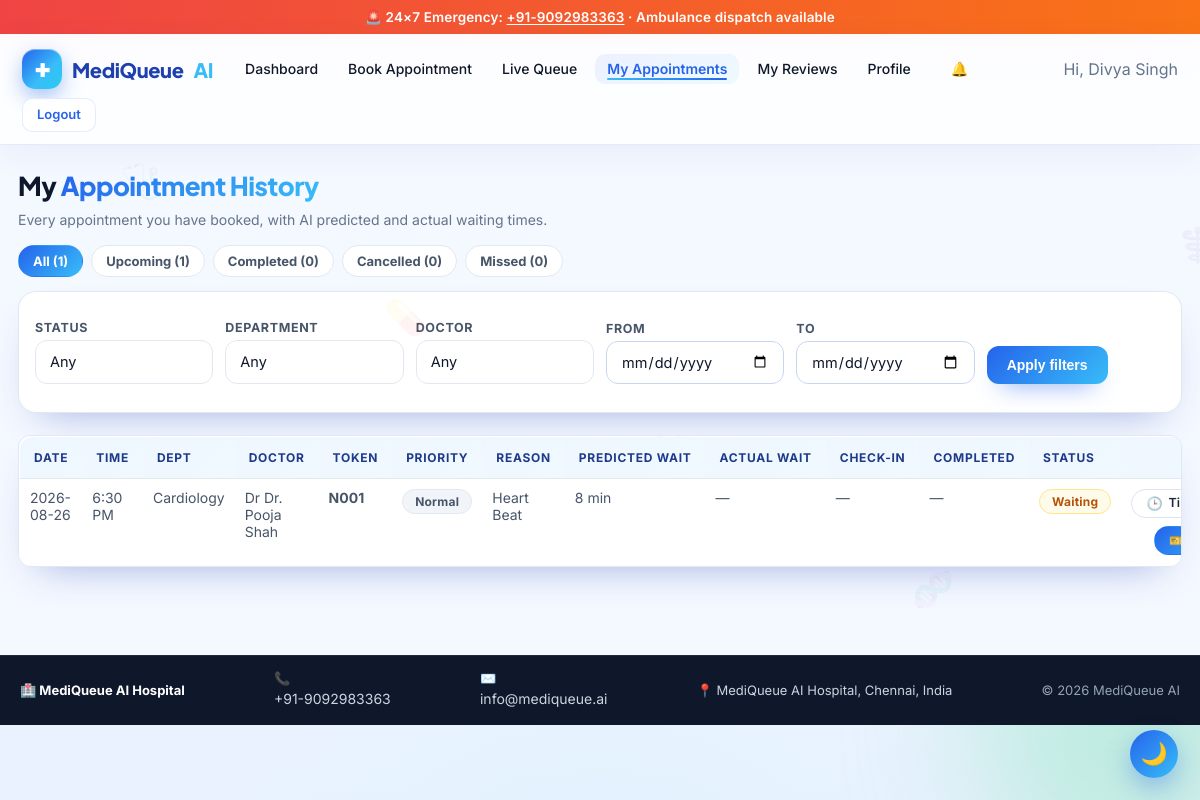
The page /patient/history (signed in) on the database its author committed.
### tables this page shows
CREATE TABLE appointments(
            id INTEGER PRIMARY KEY,
            queue_no TEXT,
            patient_id INTEGER, doctor_id INTEGER,
            department TEXT, reason TEXT, priority TEXT,
            appt_date TEXT, predicted_time TEXT,
            actual_start TEXT, actual_end TEXT,
            status TEXT DEFAULT 'Waiting',
            consult_minutes INTEGER,
            delay_minutes INTEGER DEFAULT 0,
            prescription TEXT, notes TEXT,
            reminder_sent INTEGER DEFAULT 0,
            created_at TEXT, emergency_reason TEXT, emergency_symptoms TEXT, emergency_verified INTEGER DEFAULT 0, verified_by TEXT, verified_at TEXT, emergency_status TEXT, predicted_wait_time INTEGER, delay_reason TEXT, delayed_by TEXT, delayed_at TEXT, patient_responded INTEGER DEFAULT 0, is_reappointment INTEGER DEFAULT 0, cancel_reason TEXT, slot_time TEXT, auto_cancelled INTEGER DEFAULT 0, feedback_submitted INTEGER DEFAULT 0, qr_token TEXT, action_token TEXT, appt_time TEXT, checkin_status TEXT DEFAULT 'Booked', consult_start_time TEXT, consult_end_time TEXT, consult_started_by TEXT, consult_ended_by TEXT, checkin_time TEXT, checked_in_by TEXT, actual_wait_minutes INTEGER,
            FOREIGN KEY(patient_id) REFERENCES patients(id),
            FOREIGN KEY(doctor_id)  REFERENCES doctors(id));

CREATE TABLE doctors(
            id INTEGER PRIMARY KEY,
            doc_code TEXT UNIQUE,
            name TEXT, department TEXT, qualification TEXT,
            experience INTEGER, specialization TEXT,
            fee INTEGER, avg_time INTEGER,
            available INTEGER DEFAULT 1,
            photo TEXT,
            username TEXT UNIQUE, password TEXT);

CREATE TABLE app_settings(
        key TEXT PRIMARY KEY,
        value TEXT
    );

### backend/core/routes.py (the view)
    @app.route("/patient/history")
    @role_required("patient")
    def patient_history():
        pid = session["uid"]
        f_status = (request.args.get("status") or "").strip()
        f_dept   = (request.args.get("dept") or "").strip()
        f_doctor = (request.args.get("doctor") or "").strip()
        f_from   = (request.args.get("from") or "").strip()
        f_to     = (request.args.get("to") or "").strip()
        sql = ["""SELECT a.*, d.name AS dname, d.department AS ddept
                  FROM appointments a JOIN doctors d ON d.id=a.doctor_id
                  WHERE a.patient_id=?"""]
        params = [pid]
        if f_status == "Upcoming":
            sql.append("AND a.status IN('Waiting','InProgress','Emergency-PendingVerification')")
        elif f_status:
            sql.append("AND a.status=?"); params.append(f_status)
        if f_dept:
            sql.append("AND a.department=?"); params.append(f_dept)
        if f_doctor:
            sql.append("AND a.doctor_id=?"); params.append(int(f_doctor))
        if f_from:
            sql.append("AND a.appt_date>=?"); params.append(f_from)
        if f_to:
            sql.append("AND a.appt_date<=?"); params.append(f_to)
        sql.append("ORDER BY a.appt_date DESC, a.id DESC")
        rows = query(" ".join(sql), tuple(params))
        counts = {
            "all": len(rows),
            "upcoming":  sum(1 for r in rows if r["status"] in ("Waiting","InProgress","Emergency-PendingVerification")),
            "completed": sum(1 for r in rows if r["status"] == "Completed"),
            "cancelled": sum(1 for r in rows if r["status"] == "Cancelled"),
            "missed":    sum(1 for r in rows if r["status"] == "Missed"),
            "reappointed": sum(1 for r in rows if (r["is_reappointment"] or 0)),
        }
        my_docs = query("""SELECT DISTINCT d.id, d.name FROM appointments a
                           JOIN doctors d ON d.id=a.doctor_id
                           WHERE a.patient_id=? ORDER BY d.name""", (pid,))
        my_depts = query("""SELECT DISTINCT department FROM appointments
                            WHERE patient_id=? AND department IS NOT NULL
                            ORDER BY department""", (pid,))
        return render_template("patient_history.html", rows=rows, counts=counts,
                               my_docs=my_docs, my_depts=my_depts,
                               f={"status": f_status, "dept": f_dept, "doctor": f_doctor,
                                  "from": f_from, "to": f_to})

### frontend/templates/patient_history.html (shortened to what this page needs)
{% extends "base.html" %}
{% block content %}
<div class="mq-wrap">
  <h1 class="mq-title">My <span class="accent">Appointment History</span></h1>
  <p class="mq-sub">Every appointment you have booked, with AI predicted and actual waiting times.</p>
  <div class="mq-chiprow">
    <a class="mq-chip {{ 'active' if not f.status }}" href="/patient/history">All ({{ counts.all }})</a>
    <a class="mq-chip {{ 'active' if f.status=='Upcoming' }}" href="/patient/history?status=Upcoming">Upcoming ({{ counts.upcoming }})</a>
    <a class="mq-chip {{ 'active' if f.status=='Completed' }}" href="/patient/history?status=Completed">Completed ({{ counts.completed }})</a>
    <a class="mq-chip {{ 'active' if f.status=='Cancelled' }}" href="/patient/history?status=Cancelled">Cancelled ({{ counts.cancelled }})</a>
    <a class="mq-chip {{ 'active' if f.status=='Missed' }}" href="/patient/history?status=Missed">Missed ({{ counts.missed }})</a>
  </div>
  <form class="mq-filters" method="get">
    <div class="mq-field"><label>Status</label>
      <select class="mq-select" name="status">
        <option value="">Any</option>
      </select></div>
    <div class="mq-field"><label>Department</label>
      <select class="mq-select" name="dept">
        <option value="">Any</option>
      </select></div>
    <div class="mq-field"><label>Doctor</label>
      <select class="mq-select" name="doctor">
        <option value="">Any</option>
      </select></div>
    <div class="mq-field"><label>From</label>
      <input class="mq-input" type="date" name="from" value="{{ f['from'] }}"></div>
    <div class="mq-field"><label>To</label>
      <input class="mq-input" type="date" name="to" value="{{ f.to }}"></div>
    <div class="mq-field">
      <button class="mq-btn" type="submit">Apply filters</button></div>
  </form>
  <div class="mq-table-wrap mq-mt">
    <table class="mq-table">
      <thead><tr>
        <th>Date</th><th>Time</th><th>Dept</th><th>Doctor</th><th>Token</th>
        <th>Priority</th><th>Reason</th><th>Predicted wait</th><th>Actual wait</th>
        <th>Check-in</th><th>Completed</th><th>Status</th><th></th>
      </tr></thead>
      <tbody>
      {% for r in rows %}
        <tr>
          <td>{{ r.appt_date }}</td>
          <td>{{ (r.appt_time or r.slot_time or r.predicted_time) | ampm }}</td>
          <td>{{ r.department }}</td>
          <td>Dr {{ r.dname }}</td>
          <td><b>{{ r.queue_no }}</b></td>
          <td><span class="mq-pill {% if r.priority=='Emergency' %}emergency{% elif r.priority=='Urgent' %}warn{% else %}muted{% endif %}">{{ r.priority }}</span></td>
          <td>{{ r.reason or '—' }}</td>
          <td>{{ r.predicted_wait_time if r.predicted_wait_time is not none else '—' }} {% if r.predicted_wait_time is not none %}min{% endif %}</td>
          <td>{{ r.actual_wait_minutes ~ ' min' if r.actual_wait_minutes is not none else '—' }}</td>
          <td>{{ r.checkin_time | ampm_dt if r.checkin_time else '—' }}</td>
          <td>{{ r.actual_end | ampm_dt if r.actual_end else '—' }}</td>
          <td>
            <span class="mq-pill {% if r.status=='Completed' %}ok{% elif r.status in ('Cancelled','Missed') %}danger{% elif r.status=='InProgress' %}info{% else %}warn{% endif %}">
              {{ 'Consulting' if r.status=='InProgress' else r.status }}</span>
          </td>
          <td>
            <div class="mq-actions">
              <a class="mq-act" href="/patient/timeline/{{ r.id }}" title="View appointment timeline">
                <span class="ic">🕒</span><span>Timeline</span></a>
              {% if r.status in ('Waiting','InProgress','Emergency-PendingVerification') %}
                <a class="mq-act primary" href="/patient/appointment/{{ r.id }}/pass" title="Open appointment pass">
                  <span class="ic">🎫</span><span>Pass</span></a>
              {% elif r.status=='Completed' and not r.feedback_submitted %}
                <a class="mq-act primary" href="/patient/feedback/{{ r.id }}" title="Rate this consultation">
                  <span class="ic">★</span><span>Rate</span></a>
              {% endif %}
            </div>
          </td>
        </tr>
      {% else %}
        <tr><td colspan="13" class="mq-empty">No appointments match these filters.</td></tr>
      {% endfor %}
      </tbody>
    </table>
  </div>
</div>
{% endblock %}

### frontend/templates/base.html (shortened to what this page needs)
<!doctype html>
<html lang="en">
<head>
<link rel="stylesheet" href="{{ url_for('static', filename='css/style.css') }}"/>
<link rel="stylesheet" href="{{ url_for('static', filename='css/premium.css') }}"/>
<link rel="stylesheet" href="{{ url_for('static', filename='css/mq.css') }}"/>
<link rel="stylesheet" href="{{ url_for('static', filename='css/enterprise.css') }}"/>
</head>
<body class="{{ 'mq-dark' if SETTINGS and SETTINGS.get('theme')=='dark' else '' }}">
<div class="orb a"></div><div class="orb b"></div><div class="orb c"></div>
{% if not session.get('role') or session.get('role')=='patient' %}
<div class="emerg">🚨 24×7 Emergency: <a href="tel:{{ CFG.EMERGENCY_NUMBER }}">{{ CFG.EMERGENCY_NUMBER }}</a> · Ambulance dispatch available</div>
{% endif %}
<nav class="nav">
  <div class="nav-inner">
    {% set role = session.get('role') %}
    {% if role == 'admin' %}
      <a class="brand" href="/admin"><span class="logo">✚</span> MediQueue<span style="color:var(--sky)">AI</span> <small style="color:var(--muted);font-size:12px;margin-left:6px">Admin</small></a>
      <a class="link" href="/admin">Dashboard</a>
      <a class="link" href="/admin/patients">Patients</a>
      <a class="link" href="/admin/appointments">Appointments</a>
      <a class="link" href="/admin/doctors">Doctors</a>
      <a class="link" href="/admin/departments">Departments</a>
      <a class="link" href="/admin/qr-checkin">Check-In</a>
      <a class="link" href="/admin/history">History</a>
      <a class="link" href="/admin/settings">Settings</a>
      <div class="spacer"></div>
      <span class="link" style="color:var(--muted)">Hi, Administrator</span>
      <a class="btn ghost sm" href="/logout">Logout</a>
    {% elif role == 'patient' %}
      <a class="brand" href="/patient"><span class="logo">✚</span> MediQueue<span style="color:var(--sky)">AI</span></a>
      <a class="link" href="/patient">Dashboard</a>
      <a class="link" href="/patient/book">Book Appointment</a>
      <a class="link" href="/patient/live">Live Queue</a>
      <a class="link" href="/patient/history">My Appointments</a>
      <a class="link" href="/patient/feedback">My Reviews</a>
      <a class="link" href="/patient/profile">Profile</a>
      <a class="link" href="/patient/notifications">
        <span class="bell">🔔{% if unread %}<span class="badge">{{unread}}</span>{% endif %}</span>
      </a>
      <span class="link" style="color:var(--muted)">Hi, {{ session['name'] }}</span>
      <a class="btn ghost sm" href="/logout">Logout</a>
    {% endif %}
  </div>
</nav>
{% block content %}{% endblock %}
<footer class="compact-footer" style="margin-top:40px;padding:14px 20px;background:#0f172a;color:#cbd5e1;border-top:1px solid #1e293b">
  <div style="max-width:1200px;margin:0 auto;display:flex;flex-wrap:wrap;justify-content:space-between;align-items:center;gap:10px;font-size:13px">
    <div><b style="color:#fff">🏥 {{ CFG.HOSPITAL_NAME }}</b></div>
    <div>📞 <a href="tel:{{ CFG.EMERGENCY_NUMBER }}" style="color:#cbd5e1">{{ CFG.EMERGENCY_NUMBER }}</a></div>
    <div>✉️ <a href="mailto:{{ CFG.HOSPITAL_EMAIL or 'info@mediqueue.ai' }}" style="color:#cbd5e1">{{ CFG.HOSPITAL_EMAIL or 'info@mediqueue.ai' }}</a></div>
    <div>📍 {{ CFG.HOSPITAL_ADDRESS or 'MediQueue AI Hospital' }}</div>
    <div style="color:#94a3b8">© {{ now.year }} MediQueue AI</div>
  </div>
</footer>
</body></html>

### rows shown on the page
appointments: appt_date "2026-08-26", appt_time "6:30 PM", department "Cardiology", dname "Dr. Pooja Shah", queue_no "N001", priority "Normal", reason "Heart Beat", predicted_wait_time "8", shows "min", actual_wait_minutes "—", checkin_time|ampm_dt "—", actual_end|ampm_dt "—", status "Waiting"
app_settings: HOSPITAL_NAME "MediQueue AI Hospital"

### other values the page prints
{{ CFG.EMERGENCY_NUMBER }} "+91-9092983363"
{{ session['name'] }} "Divya Singh"
{{ counts.all }} "1"
{{ counts.upcoming }} "1"
{{ counts.completed }} "0"
{{ counts.cancelled }} "0"
{{ counts.missed }} "0"
{{ CFG.HOSPITAL_EMAIL or 'info@mediqueue.ai' }} "info@mediqueue.ai"
{{ CFG.HOSPITAL_ADDRESS or 'MediQueue AI Hospital' }} "MediQueue AI Hospital, Chennai, India"
